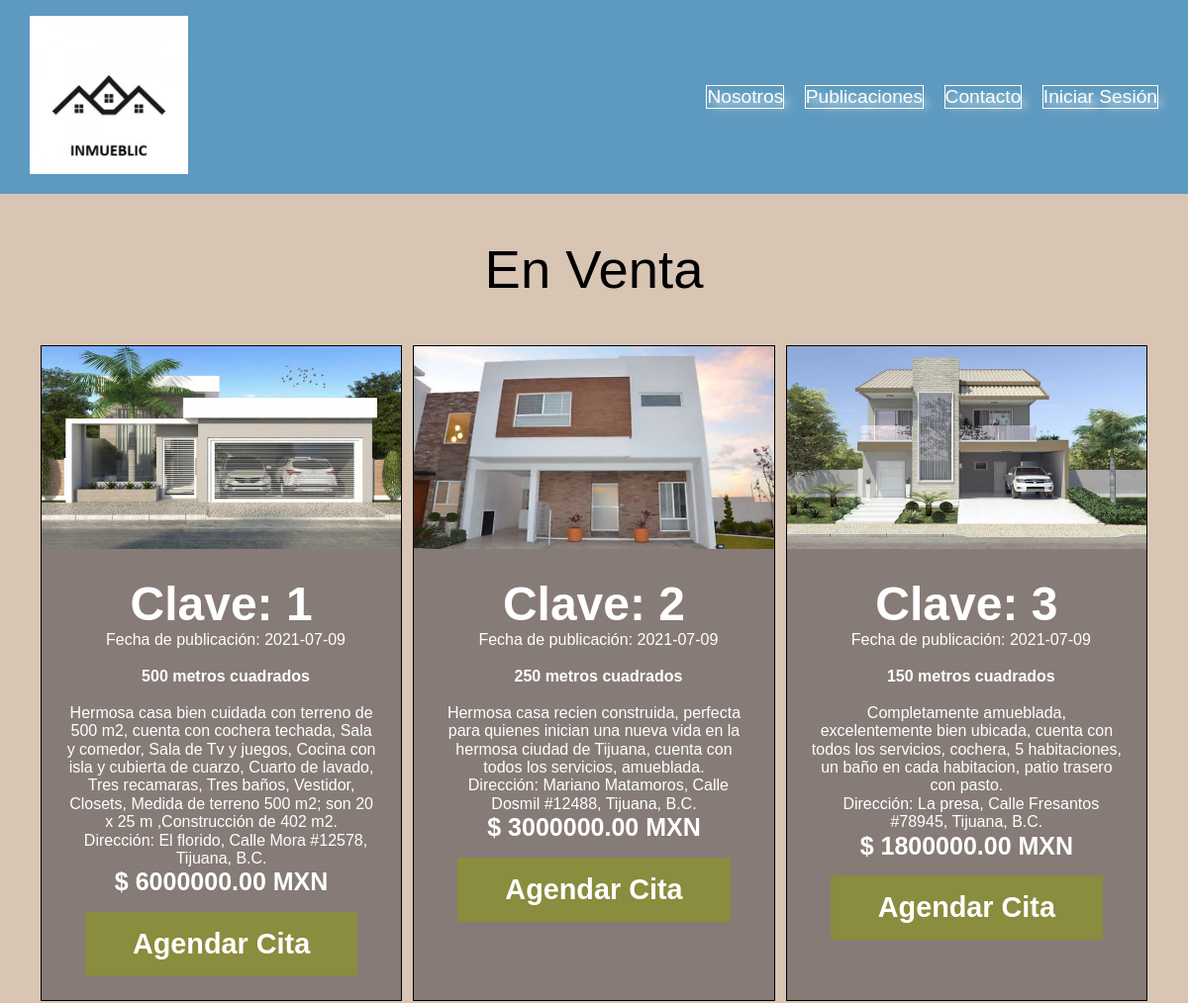
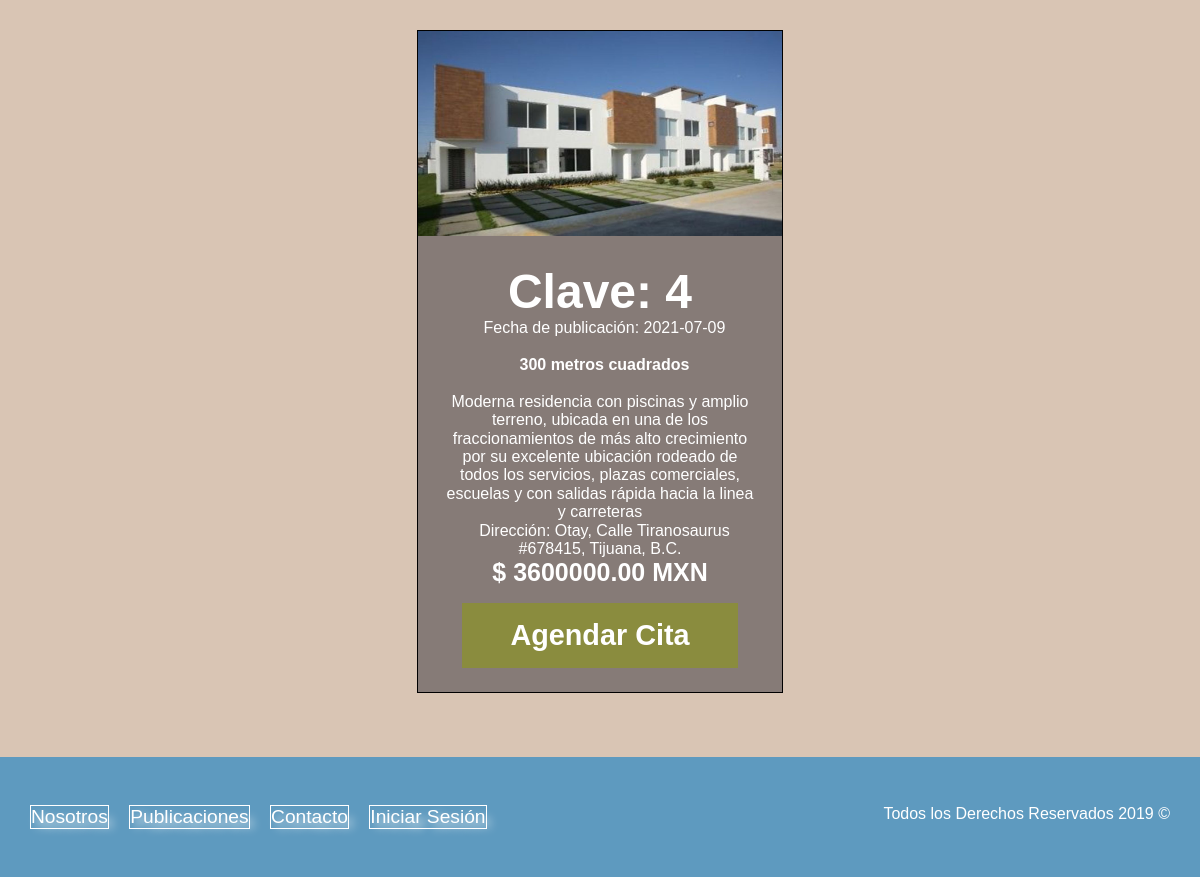
Page /publicaciones.php on the committed database (2 pictures, top to bottom).
### tables this page shows
create table casa(
cas_id int primary key auto_increment,
cas_fecha_registro date not null,
cas_estatus char(1) not null,
cas_direccion varchar(100) not null,
cas_metros2 int not null,
cas_precio decimal(15,2) not null,
cas_descripcion varchar(300) not null,
cas_foto varchar(50) not null,
cas_fecha_venta date null,
cas_due_id int not null references duenio(due_id)
);

### publicaciones.php (the view, shortened to what this page needs)
<!DOCTYPE html>
<html lang="es">
<head>
    <link rel="stylesheet" href="css/styles.css">
    <link rel="stylesheet" href="css/normalize.css">
    <link rel="stylesheet" href="css/pop.css">
</head>
<body>
<?php include("TOOLS/header.inc")?>
<main class="seccion contenedor">
        <h2 class="fw-300 centrar-texto">En Venta</h2>
        <div class="contenedor-anuncios">
<?php
include("config1.php");
$con=@mysqli_connect($HOST,$USER,$PASS,$BD);
$con -> set_charset("utf8");
if($con){
		$query="SELECT * FROM casa where cas_estatus=1;";
		$consulta=mysqli_query($con,$query);
		if($consulta){
					  while($fila=mysqli_fetch_assoc($consulta)){
																$arreglo[]=$fila;
																}
					  foreach($arreglo as $ele){
                                echo"<div class='anuncio'>";
                                    echo"<img src='IMG/{$ele['cas_foto']}' >";
                                    echo"<div class='contenido-anuncio'>";
                                        echo"<h3 name='clave'cas_id']}'+1>Clave: {$ele['cas_id']}</h3>";
                                        echo"<p class='fecha'> &nbsp; Fecha de publicación: {$ele['cas_fecha_registro']}</p><br>";
                                        echo"<p class='m2'> &nbsp; <b>{$ele['cas_metros2']} metros cuadrados</b></p><br>";
                                        echo"<p>{$ele['cas_descripcion']}</p>";
                                        echo"<p class='direccion'> &nbsp; Dirección: {$ele['cas_direccion']}</p>";
                                        echo"<p class='precio'>$ {$ele['cas_precio']} MXN</p>";
                                        echo"<a ' class='boton boton-verde ' href='#{$ele['cas_id']}'>Agendar Cita</a>";
                                    echo"</div>";
                                echo"</div>";
                    }
}else{
        echo"Error en la consulta";
     }
}else{
echo "Error en la base de datos";
}
?>
</div>
</main>
<?php include("TOOLS/foter.inc")?>
</body>
</html>

### css/styles.css (style rules this page uses)
:root { --blue:#4B89BF; --ligth-blue:#5E9ABF; --green:#70732F; --ligth-green:#8A8C3E; --ligth-brown:#D9C5B4; --brown:#867B77; font-family: sans-serif, Arial, Helvetica; }
img { max-width: 100%; }
.contenedor { width: 95%; max-width: 120rem; margin: 0 auto; }
h2 { font-size: 3.4rem; }
h3 { font-size: 3rem; }
.seccion { margin-top: 2rem; margin-bottom: 2rem; }
.fw-300 { font-weight: 300; }
.centrar-texto { text-align: center; }
body { background-color: var(--ligth-brown); }
.boton { color: #ffffff; font-weight: 700; text-decoration: none; font-size: 1.8rem; padding: 1rem 3rem; margin-top: 1rem; display: inline-block; text-align: center; border: none; display: block; flex: 0 0 100%; }
@media (min-width: 768px) { .boton { display: inline-block; flex: 0 0 auto; } }
.boton-verde { background-color: var(--ligth-green); }
@media (min-width: 768px) { .contenedor-anuncios { display: flex; justify-content: space-evenly; flex-wrap: wrap; } }
.anuncio { border: 1px solid black; background-color: var(--brown); margin-bottom: 2rem; }
@media (min-width: 768px) { .anuncio { flex: 0 0 calc(33.3% - 1rem); } }
.contenido-anuncio { padding: 1.5rem; text-align: center }
.contenido-anuncio h3, .contenido-anuncio p { margin: 0; color: #ffffff; }
.precio { color: #71B100; font-weight: 700; font-size: 25px; text-align: center; }

### rows in the picture
casa: cas_foto (picture), cas_id "1", cas_fecha_registro "2021-07-09", cas_metros2 "500", cas_descripcion "Hermosa casa bien cuidada con terreno de 500 m2, cuenta con cochera techada, Sala y comedor, Sala de Tv y juegos, Cocina con isla y cubierta de cuarzo, Cuarto de lavado, Tres recamaras, Tres baños, Vestidor, Closets, Medida de terreno 500 m2; son 20 x 25 m ,Construcción de 402 m2.", cas_direccion "El florido, Calle Mora #12578, Tijuana, B.C.", cas_precio "6000000.00"
casa: cas_foto (picture), cas_id "2", cas_fecha_registro "2021-07-09", cas_metros2 "250", cas_descripcion "Hermosa casa recien construida, perfecta para quienes inician una nueva vida en la hermosa ciudad de Tijuana, cuenta con todos los servicios, amueblada.", cas_direccion "Mariano Matamoros, Calle Dosmil #12488, Tijuana, B.C.", cas_precio "3000000.00"
casa: cas_foto (picture), cas_id "3", cas_fecha_registro "2021-07-09", cas_metros2 "150", cas_descripcion "Completamente amueblada, excelentemente bien ubicada, cuenta con todos los servicios, cochera, 5 habitaciones, un baño en cada habitacion, patio trasero con pasto.", cas_direccion "La presa, Calle Fresantos #78945, Tijuana, B.C.", cas_precio "1800000.00"
casa: cas_foto (picture), cas_id "4", cas_fecha_registro "2021-07-09", cas_metros2 "300", cas_descripcion "Moderna residencia con piscinas y amplio terreno, ubicada en una de los fraccionamientos de más alto crecimiento por su excelente ubicación rodeado de todos los servicios, plazas comerciales, escuelas y con salidas rápida hacia la linea y carreteras", cas_direccion "Otay, Calle Tiranosaurus #678415, Tijuana, B.C.", cas_precio "3600000.00"
